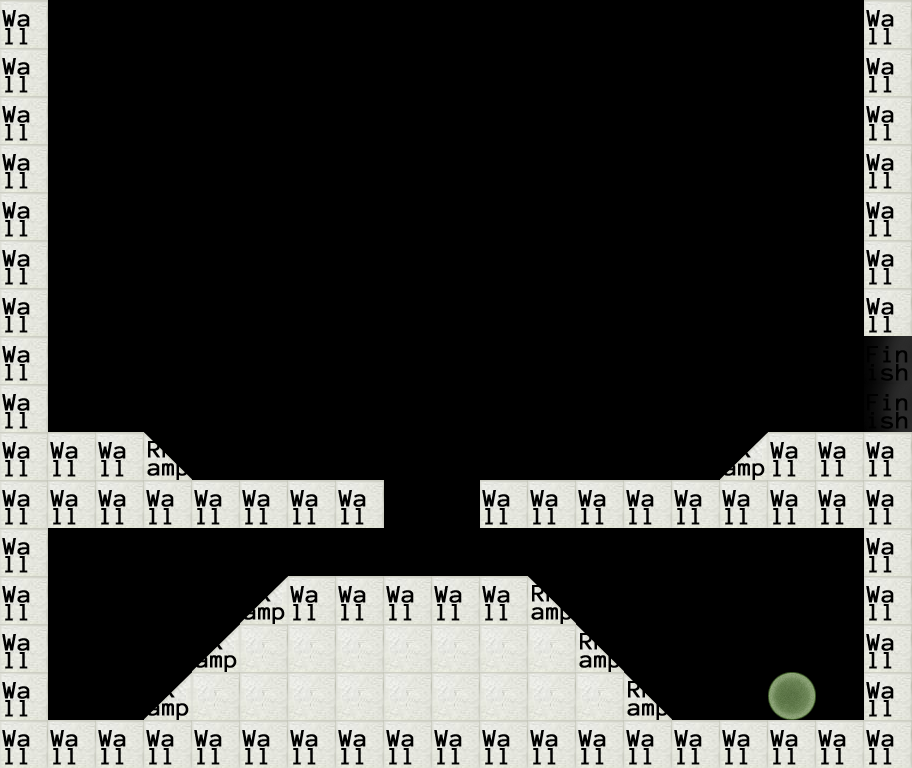

This is a level from a 2D game, rendered from its Tiled map with the project's own tilesets. A one-line summary and the map file follow, with tile-layer data summarised:
An orthogonal 19x16 tile map with 48x48 px tiles, 2 tile layers (Tiles, Objects), 2 tilesets.

<map version="1.0" orientation="orthogonal" width="19" height="16" tilewidth="48" tileheight="48">
 <tileset firstgid="1" name="standard" tilewidth="48" tileheight="48">
  <image source="../img/tiles/standard.png" width="192" height="192" />
 </tileset>
 <tileset firstgid="17" name="objects" tilewidth="48" tileheight="48">
  <image source="../img/tiles/objects.png" width="384" height="384" />
  <tile id="0">
   <properties>
    <property name="components" value="Player" />
   </properties>
  </tile>
  <tile id="1">
   <properties>
    <property name="components" value="Finish" />
   </properties>
  </tile>
  <tile id="2">
   <properties>
    <property name="components" value="Dead" />
   </properties>
  </tile>
  <tile id="3">
   <properties>
    <property name="components" value="Wall" />
   </properties>
  </tile>
  <tile id="4">
   <properties>
    <property name="components" value="LeftRamp" />
    <property name="object" value="" />
   </properties>
  </tile>
  <tile id="5">
   <properties>
    <property name="components" value="RightRamp" />
    <property name="object" value="" />
   </properties>
  </tile>
 </tileset>
 <layer name="Tiles" width="19" height="16">
  <data>[304 cells, 99 non-empty, 5 distinct tile ids]</data>
 </layer>
 <layer name="Objects" width="19" height="16">
  <data>[304 cells, 83 non-empty, 6 distinct tile ids]</data>
 </layer>
</map>
